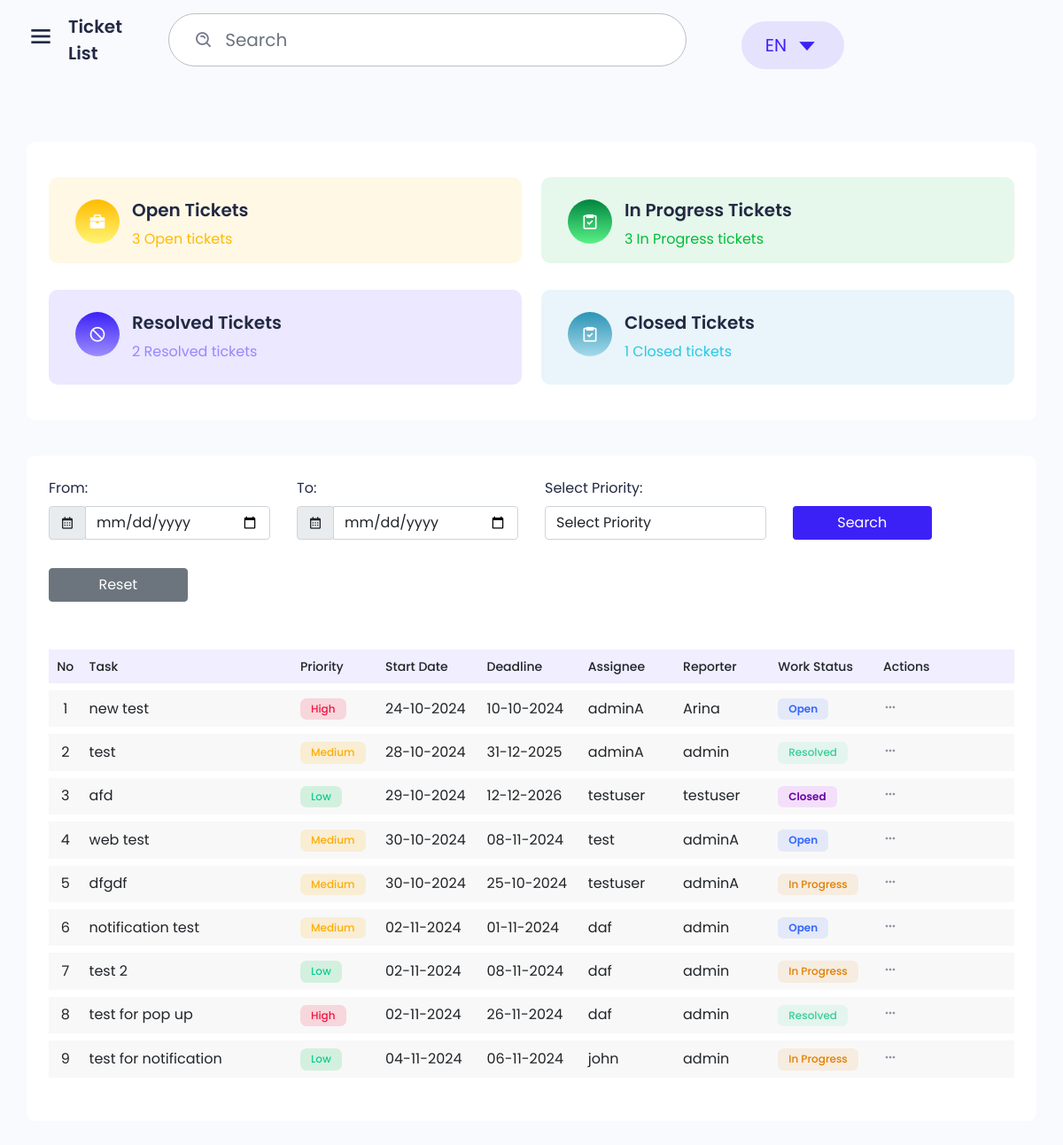
Page /api/ on the earlier database version.
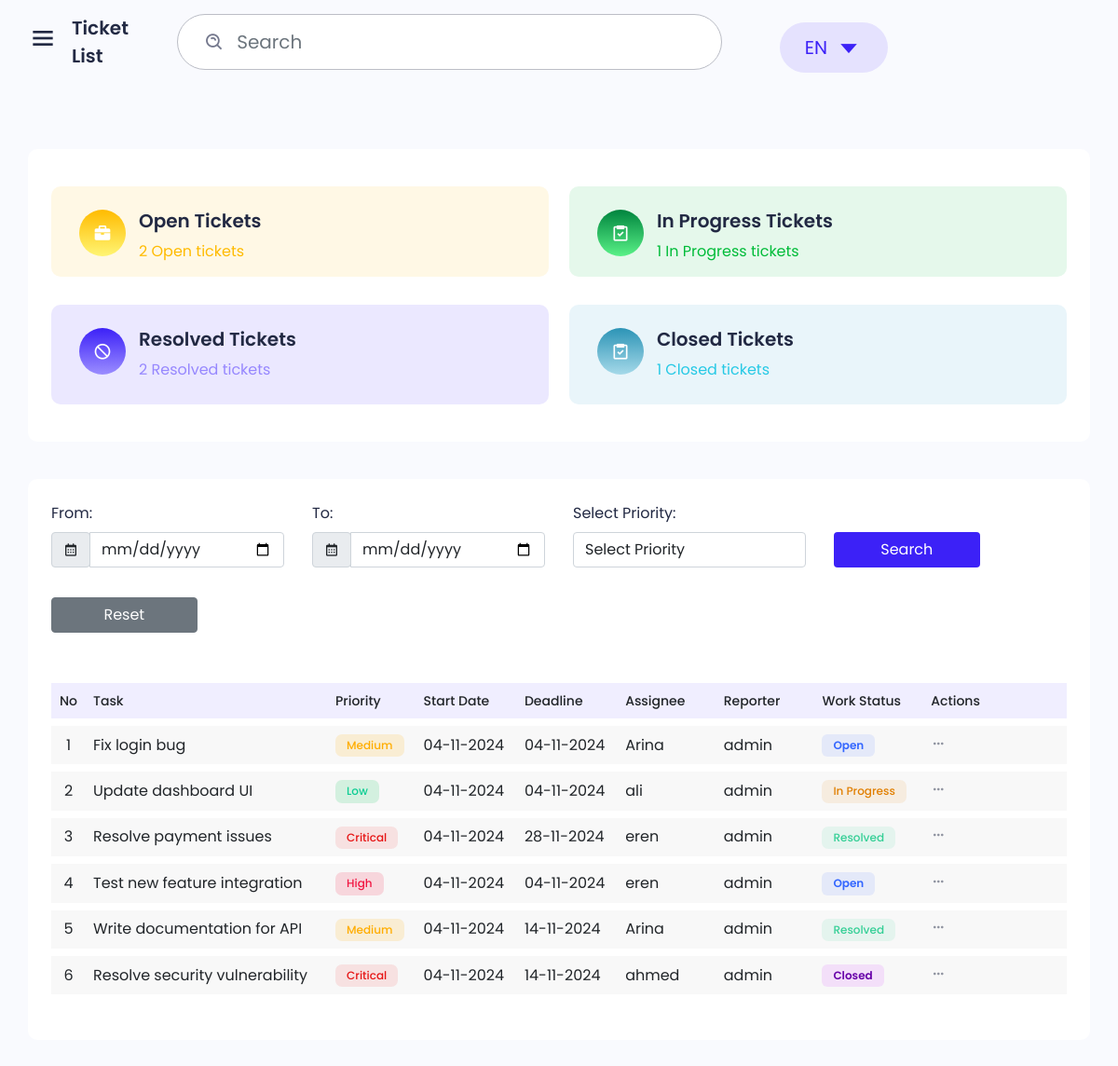
Same page on the later database version.
### tickets/models.py (models this page shows)
class Ticket(models.Model):
    title = models.CharField(max_length=255)
    description = models.TextField()
    priority = models.CharField(max_length=50, choices=[('Low', 'Low'), ('Medium', 'Medium'), ('High', 'High'), ('Critical', 'Critical')])
    status = models.CharField(max_length=50, choices=[('Open', 'Open'), ('In Progress', 'In Progress'), ('Resolved', 'Resolved'), ('Closed', 'Closed')])
    assignee = models.ForeignKey(User, related_name='assigned_tickets', on_delete=models.SET_NULL, null=True)
    reporter = models.ForeignKey(User, related_name='reported_tickets', on_delete=models.SET_NULL, null=True)
    due_date = models.DateField()
    created_at = models.DateTimeField(auto_now_add=True)
    updated_at = models.DateTimeField(auto_now=True)

### tickets/views.py (the view)
# urls.py: path('', ticket_list, name='ticket_list'),
def ticket_list(request):
    tickets = Ticket.objects.all()
    from_date = request.GET.get('from_date')
    to_date = request.GET.get('to_date')
    priority = request.GET.get('priority')
    if from_date:
        try:
            from_date_parsed = datetime.strptime(from_date, "%Y-%m-%d").date()
            tickets = tickets.filter(created_at__date__gte=from_date_parsed)
        except ValueError:
            print(f"Invalid from_date format: {from_date}")
    if to_date:
        try:
            to_date_parsed = datetime.strptime(to_date, "%Y-%m-%d").date()
            tickets = tickets.filter(created_at__date__lte=to_date_parsed)
        except ValueError:
            print(f"Invalid to_date format: {to_date}")
    if priority and priority in ["High", "Medium", "Low", "Critical"]:
        tickets = tickets.filter(priority=priority)
    open_count = Ticket.objects.filter(status="Open").count()
    in_progress_count = Ticket.objects.filter(status="In Progress").count()
    resolved_count = Ticket.objects.filter(status="Resolved").count()
    closed_count = Ticket.objects.filter(status="Closed").count()
    return render(request, 'tickets/ticket_list.html', {
        'tickets': tickets,
        'open_count': open_count,
        'in_progress_count': in_progress_count,
        'resolved_count': resolved_count,
        'closed_count': closed_count
    })

### tickets/templates/tickets/ticket_list.html (shortened to what this page needs)
{% extends "layout.html" %}
{% block content %}
{% block maintitle %}
<div class="main-title">
    Ticket List
</div>
{% endblock maintitle %}
<div class="main">
    <div class="main-content ticket">
        <div class="row">
            <div class="col-12">
                <div class="box card-box">
                    <div class="icon-box bg-color-1">
                        <div class="icon bg-icon-1">
                            <i class="bx bxs-briefcase"></i>
                        </div>
                        <div class="content">
                            <h5 class="title-box">Open Tickets</h5>
                            <p class="color-1 mb-0 pt-4">{{ open_count }} Open tickets</p>
                        </div>
                    </div>
                    <div class="icon-box bg-color-2">
                        <div class="icon bg-icon-2">
                            <i class="bx bx-task"></i>
                        </div>
                        <div class="content">
                            <h5 class="title-box">In Progress Tickets</h5>
                            <p class="color-2 mb-0 pt-4">{{ in_progress_count }} In Progress tickets</p>
                        </div>
                    </div>
                    <div class="icon-box bg-color-3">
                        <div class="icon bg-icon-3">
                            <i class="bx bx-block"></i>
                        </div>
                        <div class="content">
                            <h5 class="title-box">Resolved Tickets</h5>
                            <p class="color-3 mb-0 pt-4">{{ resolved_count }} Resolved tickets</p>
                        </div>
                    </div>
                    <div class="icon-box bg-color-4">
                        <div class="icon bg-icon-4">
                            <i class="bx bx-task color-white"></i>
                        </div>
                        <div class="content">
                            <h5 class="title-box">Closed Tickets</h5>
                            <p class="color-4 mb-0 pt-4">{{ closed_count }} Closed tickets</p>
                        </div>
                    </div>
                </div>
            </div>
        </div>
        <div class="row">
            <div class="col-12 col-xl-12">
                <div class="box">
                    <div class="box-body pb-30">
                        <form method="get" action="" id="filterForm">
                            <div class="row align-items-center">
                                <div class="col-md-3 col-lg-3 mb-0">
                                    <div class="form-group">
                                        <label class="form-label">From:</label>
                                        <div class="input-group">
                                            <div class="input-group-prepend">
                                                <div class="input-group-text"><i class='bx bx-calendar'></i></div>
                                            </div>
                                            <input name="from_date" class="form-control fc-datepicker" placeholder="YYYY-MM-DD" type="date">
                                        </div>
                                    </div>
                                </div>
                                <div class="col-md-3 col-lg-3 mb-0">
                                    <div class="form-group">
                                        <label class="form-label">To:</label>
                                        <div class="input-group">
                                            <div class="input-group-prepend">
                                                <div class="input-group-text"><i class='bx bx-calendar'></i></div>
                                            </div>
                                            <input name="to_date" class="form-control fc-datepicker" placeholder="YYYY-MM-DD" type="date">
                                        </div>
                                    </div>
                                </div>
                                <div class="col-md-3 col-lg-3 mb-0">
                                    <div class="form-group">
                                        <label class="form-label">Select Priority:</label>
                                        <select name="priority" class="form-control custom-select select2">
                                            <option value="">Select Priority</option>
                                        </select>
                                    </div>
                                </div>
                                <div class="col-md-2 col-lg-2 mb-0">
                                    <div class="form-group mt-32">
                                        <button type="submit" class="btn bg-primary btn-block color-white">Search</button>
                                    </div>
                                </div>
                                <div class="col-md-2 col-lg-1 mb-0">
                                    <div class="form-group mt-32">
                                        <a href="{% url 'ticket_list' %}" class="btn btn-secondary btn-block">Reset</a>
                                    </div>
                                </div>
                            </div>
                        </form>
                    </div>
                    <div class="box-body">
                        <div class="table-responsive">
                            <table class="table table-vcenter text-nowrap table-bordered dataTable no-footer"
                                id="task-profile" role="grid">
                                <thead>
                                    <tr class="top">
                                        <th class="border-bottom-0 text-center sorting fs-14 font-w500"
                                            style="width: 26.6562px;">No</th>
                                        <th class="border-bottom-0 sorting fs-14 font-w500" style="width: 222.312px;">
                                            Task</th>
                                        <th class="border-bottom-0 sorting fs-14 font-w500" style="width: 84.8281px;">
                                            Priority</th>
                                        <th class="border-bottom-0 sorting fs-14 font-w500" style="width: 87.9844px;">
                                            Start Date</th>
                                        <th class="border-bottom-0 sorting fs-14 font-w500" style="width: 87.9844px;">
                                            Deadline</th>
                                        <th class="border-bottom-0 sorting fs-14 font-w500" style="width: 100.000px;">
                                            Assignee</th>
                                        <th class="border-bottom-0 sorting fs-14 font-w500" style="width: 100.000px;">
                                            Reporter</th>
                                        <th class="border-bottom-0 sorting fs-14 font-w500" style="width: 110.719px;">
                                            Work Status</th>
                                        <th class="border-bottom-0 sorting_disabled fs-14 font-w500"
                                            style="width: 145.391px;">Actions</th>
                                    </tr>
                                </thead>
                                <tbody>
                                    {% for ticket in tickets %}
                                    <tr class="{% cycle 'odd' 'even' %}">
                                        <td class="text-center">{{ forloop.counter }}</td>
                                        <td>
                                            <a href="javascript:void(0);" data-bs-toggle="modal"
                                                data-bs-target="#ticketDetailModal"
                                                onclick="showTicketDetails('{{ ticket.pk }}')">
                                                {{ ticket.title }}
                                            </a>
                                        </td>
                                        <td>
                                            <span
                                                class="badge {% if ticket.priority == 'High' %}badge-danger-light{% elif ticket.priority == 'Medium' %}badge-warning-light{% elif ticket.priority == 'Low' %}badge-success-light{% elif ticket.priority == 'Critical' %}badge-danger{% endif %}">
                                                {{ ticket.priority }}
                                            </span>
                                        </td>
                                        <td>{{ ticket.created_at|date:"d-m-Y" }}</td>
                                        <td>{{ ticket.due_date|date:"d-m-Y" }}</td>
                                        <td>
                                            {% if ticket.assignee %}
                                            {{ ticket.assignee.username }}
                                            {% else %}
                                            Unassigned
                                            {% endif %}
                                        </td>
                                        <td>{{ ticket.reporter.username }}</td>
                                        <td>
                                            <span
                                                class="badge {% if ticket.status == 'Open' %}badge-primary{% elif ticket.status == 'In Progress' %}badge-warning{% elif ticket.status == 'Resolved' %}badge-success{% elif ticket.status == 'Closed' %}badge-secondary{% endif %}">
                                                {{ ticket.status }}
                                            </span>
                                        </td>
                                        <td>
                                            <div class="dropdown">
                                                <a href="javascript:void(0);" class="btn-link" data-bs-toggle="dropdown"
                                                    aria-expanded="false">
                                                    <i class='bx bx-dots-horizontal-rounded'></i>
                                                </a>
                                            </div>
                                        </td>
                                    </tr>
                                    {% empty %}
                                    <tr>
                                        <td colspan="10" class="text-center">No tickets available.</td>
                                    </tr>
                                    {% endfor %}
                                </tbody>
                            </table>
                        </div>
                    </div>
                </div>
            </div>
        </div>
    </div>
</div>
{% endblock %}

### templates/layout.html (shortened to what this page needs)
<!DOCTYPE html>
{% load static %}
<html lang="en">
<head>
    <link href='https://unpkg.com/boxicons@2.0.7/css/boxicons.min.css' rel='stylesheet'>
    <link rel="stylesheet" href="{% static 'css/icons.min.css' %}">
    <link rel="stylesheet" href="{% static 'libs/owl.carousel/assets/owl.carousel.min.css' %}">
    <link rel="stylesheet" href="{% static 'libs/date-picker/datepicker.css' %}">
    <link rel="stylesheet" href="{% static 'css/bootstrap.min.css' %}">
    <link rel="stylesheet" href="{% static 'css/grid.css' %}">
    <link rel="stylesheet" href="{% static 'css/style.css' %}">
    <link rel="stylesheet" href="{% static 'css/responsive.css' %}">
    <link rel="stylesheet" href="{% static 'libs/fullcalendar/css/main.min.css' %}">
</head>
<body class="sidebar-expand">
                {% load notification_tags %}
    <div class="main-header">
        <div class="d-flex">
            <div class="mobile-toggle" id="mobile-toggle">
                <i class='bx bx-menu'></i>
            </div>
            {% block maintitle %}{% endblock maintitle %}
        </div>
        <div class="d-flex align-items-center">
            <form class="app-search d-none d-lg-block">
                <div class="position-relative">
                    <input type="text" class="form-control" placeholder="Search">
                    <span class="bx bx-search-alt"></span>
                </div>
            </form>
            <div class="dropdown d-inline-block">
                <button type="button" class="btn header-item" data-bs-toggle="dropdown" aria-haspopup="true" aria-expanded="false">
                        <span class="btn dropdown-toggle" id="header-lang-img">
                            EN
                            <i class='bx bx-caret-down'></i>
                        </span>
                    </button>
            </div>
        </div>
    </div>
        <main>
            {% block content %}
            {% endblock %}
        </main>
</body>
</html>

Differences in the rows shown:
removed Ticket: title "new test", priority "High", created_at "24-10-2024", due_date "10-10-2024", assignee.username "adminA", reporter.username "Arina", status "Open"
removed Ticket: title "test", priority "Medium", created_at "28-10-2024", due_date "31-12-2025", assignee.username "adminA", reporter.username "admin", status "Resolved"
removed Ticket: title "afd", priority "Low", created_at "29-10-2024", due_date "12-12-2026", assignee.username "testuser", reporter.username "testuser", status "Closed"
removed Ticket: title "web test", priority "Medium", created_at "30-10-2024", due_date "08-11-2024", assignee.username "test", reporter.username "adminA", status "Open"
removed Ticket: title "dfgdf", priority "Medium", created_at "30-10-2024", due_date "25-10-2024", assignee.username "testuser", reporter.username "adminA", status "In Progress"
removed Ticket: title "notification test", priority "Medium", created_at "02-11-2024", due_date "01-11-2024", assignee.username "daf", reporter.username "admin", status "Open"
removed Ticket: title "test 2", priority "Low", created_at "02-11-2024", due_date "08-11-2024", assignee.username "daf", reporter.username "admin", status "In Progress"
removed Ticket: title "test for pop up", priority "High", created_at "02-11-2024", due_date "26-11-2024", assignee.username "daf", reporter.username "admin", status "Resolved"
removed Ticket: title "test for notification", priority "Low", created_at "04-11-2024", due_date "06-11-2024", assignee.username "john", reporter.username "admin", status "In Progress"
added Ticket: title "Fix login bug", priority "Medium", created_at "04-11-2024", due_date "04-11-2024", assignee.username "Arina", reporter.username "admin", status "Open"
added Ticket: title "Update dashboard UI", priority "Low", created_at "04-11-2024", due_date "04-11-2024", assignee.username "ali", reporter.username "admin", status "In Progress"
added Ticket: title "Resolve payment issues", priority "Critical", created_at "04-11-2024", due_date "28-11-2024", assignee.username "eren", reporter.username "admin", status "Resolved"
added Ticket: title "Test new feature integration", priority "High", created_at "04-11-2024", due_date "04-11-2024", assignee.username "eren", reporter.username "admin", status "Open"
added Ticket: title "Write documentation for API", priority "Medium", created_at "04-11-2024", due_date "14-11-2024", assignee.username "Arina", reporter.username "admin", status "Resolved"
added Ticket: title "Resolve security vulnerability", priority "Critical", created_at "04-11-2024", due_date "14-11-2024", assignee.username "ahmed", reporter.username "admin", status "Closed"
Other differences:
{{ open_count }}: "3" → "2"
{{ in_progress_count }}: "3" → "1"
